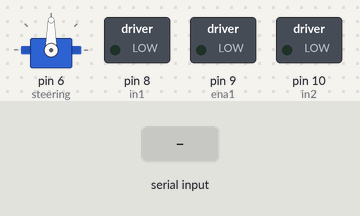
Simulated run of this sketch. Board: Arduino Uno, built with avr-gcc and run on an emulated ATmega328P. On the bench: servo, switched loads named in the sketch (green lamp = pin HIGH). The test bench sets the inputs (shaded band). What the sketch prints to the serial monitor is not drawn.

Above: at 1.2 s.
1.3 s: "F" received over the second serial link
At 2.5 s:
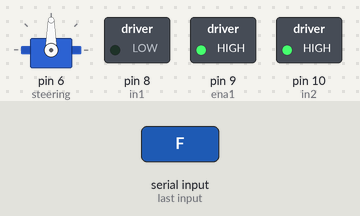
2.8 s: "B" received over the second serial link
At 3.7 s:
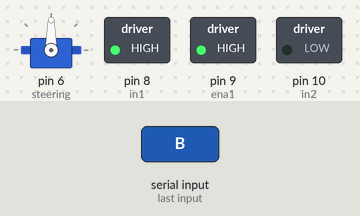
4.3 s: "L" received over the second serial link
At 4.9 s:
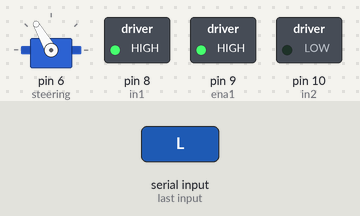
5.8 s: "R" received over the second serial link
At 7.0 s:
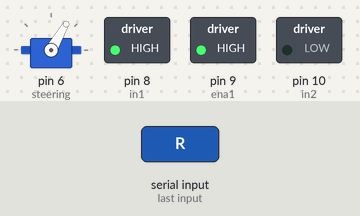
7.3 s: "H" received over the second serial link
At 8.3 s:
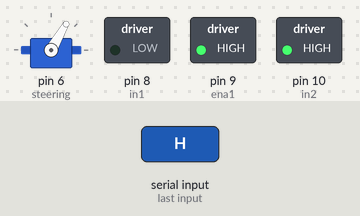
8.8 s: "G" received over the second serial link
At 9.5 s:
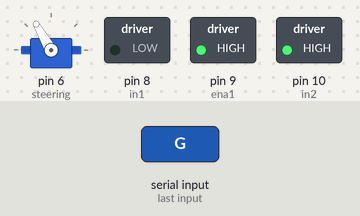
Timing chart, 0 to 11.3 s (numbered marks = the images above; inputs shaded):
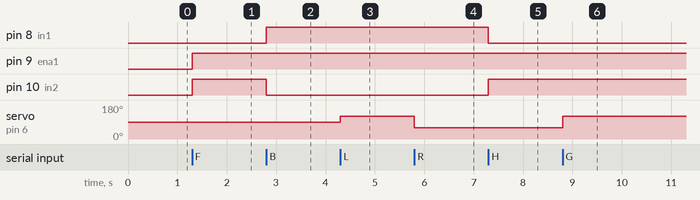

Measured:
- after the input at 1.3 s, pin 9 (ena1), pin 10 (in2): LOW → HIGH at once
- after the input at 2.8 s, pin 8 (in1): LOW → HIGH at once; pin 10 (in2): HIGH → LOW at once
- after the input at 4.3 s, servo on pin 6 (steering): 90° → 120° at once
- after the input at 5.8 s, servo on pin 6 (steering): 120° → 60° at once
- after the input at 7.3 s, pin 8 (in1): HIGH → LOW at once; pin 10 (in2): LOW → HIGH at once
- after the input at 8.8 s, servo on pin 6 (steering): 60° → 120° at once

The sketch:

Final_Code.ino
```cpp
#include <SoftwareSerial.h>
#include <Servo.h>

#define in1 8
#define in2 10
#define ena1 9   // enable pin za L298N

Servo steering;
SoftwareSerial mySerial(3, 2); // HC-05 Tx -> pin 3, Rx -> pin 2

unsigned long lastCommandTime = 0;
const unsigned long commandTimeout = 200; // ms

void setup() {
  Serial.begin(9600);
  mySerial.begin(9600);

  pinMode(in1, OUTPUT);
  pinMode(in2, OUTPUT);
  pinMode(ena1, OUTPUT);

  digitalWrite(in1, LOW);
  digitalWrite(in2, LOW);
  analogWrite(ena1, 0);

  steering.attach(6);
  steering.write(90); // neutralna pozicija

  Serial.println("BT RC car ready!");
}

void loop() {
  if (mySerial.available()) {
    char inputvalue = mySerial.read();

    if (inputvalue == 'F') {        // naprijed
      digitalWrite(in1, LOW);
      digitalWrite(in2, HIGH);
      analogWrite(ena1, 255);
    }
    else if (inputvalue == 'B') {   // nazad
      digitalWrite(in1, HIGH);
      digitalWrite(in2, LOW);
      analogWrite(ena1, 255);
    }
    else if (inputvalue == 'L') {   // lijevo
      steering.write(120);
    }
    else if (inputvalue == 'R') {   // desno
      steering.write(60);
    }
    else if (inputvalue == 'H') {   // naprijed desno
      digitalWrite(in1, LOW);
      digitalWrite(in2, HIGH);
      analogWrite(ena1, 255);
      steering.write(60);
    }
    else if (inputvalue == 'G') {   // naprijed lijevo
      digitalWrite(in1, LOW);
      digitalWrite(in2, HIGH);
      analogWrite(ena1, 255);
      steering.write(120);
    }
    else if (inputvalue == 'J') {   // nazad desno
      digitalWrite(in1, HIGH);
      digitalWrite(in2, LOW);
      analogWrite(ena1, 255);
      steering.write(60);
    }
    else if (inputvalue == 'I') {   // nazad lijevo
      digitalWrite(in1, HIGH);
      digitalWrite(in2, LOW);
      analogWrite(ena1, 255);
      steering.write(120);
    }
    else if (inputvalue == 'Z') {   // vrati smjer na ravno
      steering.write(90);
    }
  }

}
```
